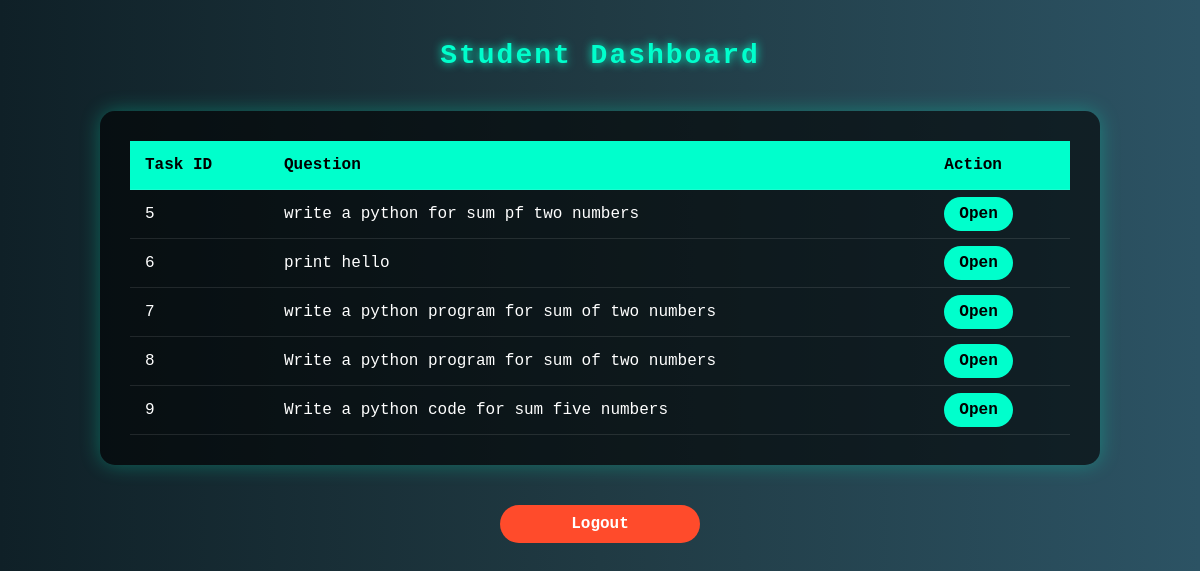
/student (signed in), run on the app's committed database.
### tables this page shows
CREATE TABLE tasks(
                id INTEGER PRIMARY KEY AUTOINCREMENT,
                question TEXT,
                sample_input TEXT,
                sample_output TEXT,
                class_id INTEGER,
                created_time TEXT,
                expiry_time TEXT);

### app.py (the view)
@app.route("/student")
def student():
    if "student_id" not in session: return redirect("/")
    class_id=session.get("class_id")
    conn=sqlite3.connect(DB); c=conn.cursor()
    c.execute("SELECT * FROM tasks WHERE class_id=?",(class_id,))
    tasks=c.fetchall(); conn.close()
    return render_template("student_dashboard.html", tasks=tasks)

### templates/student_dashboard.html (shortened to what this page needs)
<!DOCTYPE html>
<html>
<head>
</head>
<body>
<h2>Student Dashboard</h2>
<div class="table-container">
    <table>
        <tr>
            <th>Task ID</th>
            <th>Question</th>
            <th>Action</th>
        </tr>
        {% for t in tasks %}
        <tr>
            <td>{{t[0]}}</td>
            <td>{{t[1]}}</td>
            <td>
                <a href="/compiler/{{t[0]}}" class="open-btn">Open</a>
            </td>
        </tr>
        {% endfor %}
    </table>
</div>
<a href="/" class="logout">Logout</a>
</body>
</html>

### templates/student_dashboard.html (style rules this page uses)
* { margin:0; padding:0; box-sizing:border-box; font-family: 'Consolas', monospace; }
body { background:#0f2027; background:linear-gradient(to right,#0f2027,#203a43,#2c5364); min-height:100vh; padding:40px; color:white; }
h2 { text-align:center; margin-bottom:40px; font-size:28px; letter-spacing:2px; color:#00ffcc; text-shadow:0 0 10px #00ffcc; }
.table-container { max-width:1000px; margin:auto; background:rgba(0,0,0,0.6); padding:30px; border-radius:15px; box-shadow:0 0 20px rgba(0,255,200,0.3); }
table { width:100%; border-collapse:collapse; }
th,td { padding:15px; text-align:left; }
th { background:#00ffcc; color:black; font-weight:bold; }
tr { border-bottom:1px solid rgba(255,255,255,0.1); }
.open-btn { padding:8px 15px; background:#00ffcc; color:black; border:none; border-radius:20px; text-decoration:none; font-weight:bold; transition:0.3s; }
.logout { display:block; width:200px; margin:40px auto 0; text-align:center; padding:10px; background:#ff4b2b; border-radius:25px; text-decoration:none; color:white; font-weight:bold; transition:0.3s; }

### data on the page
tasks: id "5", question "write a python for sum pf two numbers"
tasks: id "6", question "print hello"
tasks: id "7", question "write a python program for sum of two numbers"
tasks: id "8", question "Write a python program for sum of two numbers"
tasks: id "9", question "Write a python code for sum five numbers"
